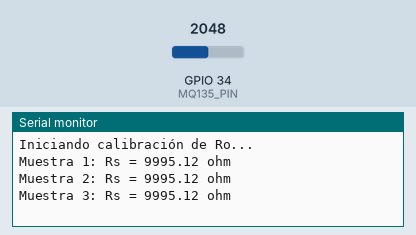
Bench run of a program on a simulated ESP32. On the bench: the last lines printed to the serial monitor. Inputs (shaded band) come from the test bench; at power-on: GPIO 34 (MQ135_PIN) = 2048.

Above: at 3.3 s.
3.4 s: GPIO 34 (MQ135_PIN) set to 0
At 3.9 s:
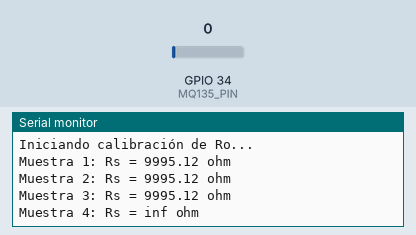
5.5 s: GPIO 34 (MQ135_PIN) set to 491
At 5.9 s:
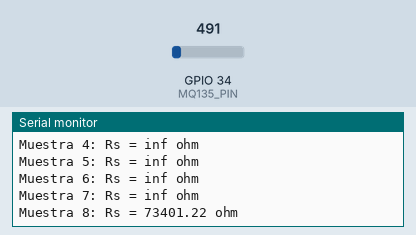

The program:

main.cpp
```cpp
/* Código de Calibración para Ro

  Instrucciones para usarlo :

  * Subir este sketch a tu ESP32 con el MQ135 conectado.
  * Dejar el sensor funcionando unos 5 - 10 minutos antes de empezar para que se caliente un poco.
  * Abrir el Monitor Serial a 115200 baudios.
  * Vas a ver que toma 50 lecturas y al final te da un valor de Ro(en ohmios).
  * Ese valor lo copias después en tu programa principal,
  * por ejemplo: float Ro = 12345.67 // ← valor calibrado
  * 5972,43
 */

#include <Arduino.h>

// -------------------- Configuración -------------------- //
#define MQ135_PIN 34   // Pin analógico conectado al AO del MQ135
#define NUM_SAMPLES 50 // Cantidad de muestras para el promedio
#define ADC_RESOLUTION 4095.0
#define V_REF 3.3
#define RL_VALUE 10000.0 // Resistencia de carga en ohmios (normalmente 10k)

void setup()
{
  Serial.begin(115200);
  delay(2000);

  Serial.println("Iniciando calibración de Ro...");

  float rs_total = 0;

  for (int i = 0; i < NUM_SAMPLES; i++)
  {
    int raw_adc = analogRead(MQ135_PIN);
    float Vout = (raw_adc * V_REF) / ADC_RESOLUTION;
    float Rs = ((V_REF - Vout) * RL_VALUE) / Vout;

    rs_total += Rs;

    Serial.print("Muestra ");
    Serial.print(i + 1);
    Serial.print(": Rs = ");
    Serial.print(Rs);
    Serial.println(" ohm");

    delay(500); // Pequeño retardo entre muestras
  }

  float Ro = rs_total / NUM_SAMPLES;

  Serial.println("\n********** CALIBRACIÓN COMPLETA **********");
  Serial.print("Ro estimado = ");
  Serial.print(Ro);
  Serial.println(" ohm");
  Serial.println("*******************************************");
}

void loop()
{
  // No hace falta nada en loop
}
```

Measured:
- after the input at 3.4 s, the serial monitor: prints a new line after 0.10 s (image 1)
- after the input at 5.5 s, the serial monitor: prints a new line at once (image 2)
